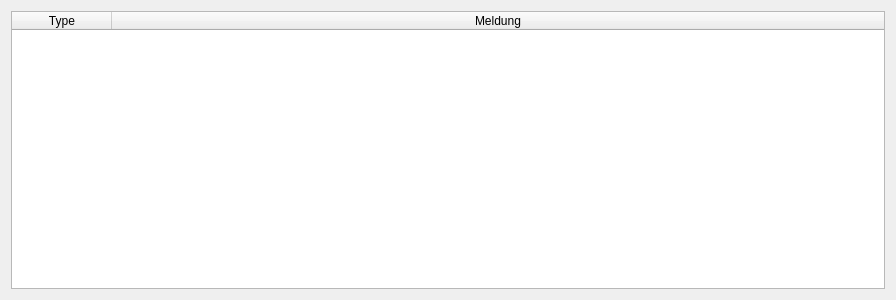
<?xml version="1.0" encoding="UTF-8"?>
<ui version="4.0">
 <class>DisplayAlerts</class>
 <widget class="QDialog" name="DisplayAlerts">
  <property name="geometry">
   <rect>
    <x>0</x>
    <y>0</y>
    <width>896</width>
    <height>300</height>
   </rect>
  </property>
  <property name="windowTitle">
   <string>Dialog</string>
  </property>
  <layout class="QHBoxLayout" name="horizontalLayout">
   <item>
    <widget class="QTableWidget" name="tableWidget">
     <property name="gridStyle">
      <enum>Qt::SolidLine</enum>
     </property>
     <attribute name="horizontalHeaderCascadingSectionResizes">
      <bool>false</bool>
     </attribute>
     <attribute name="horizontalHeaderShowSortIndicator" stdset="0">
      <bool>false</bool>
     </attribute>
     <attribute name="horizontalHeaderStretchLastSection">
      <bool>true</bool>
     </attribute>
     <attribute name="verticalHeaderCascadingSectionResizes">
      <bool>false</bool>
     </attribute>
     <attribute name="verticalHeaderShowSortIndicator" stdset="0">
      <bool>false</bool>
     </attribute>
     <attribute name="verticalHeaderStretchLastSection">
      <bool>false</bool>
     </attribute>
     <column>
      <property name="text">
       <string>Type</string>
      </property>
     </column>
     <column>
      <property name="text">
       <string>Meldung</string>
      </property>
     </column>
    </widget>
   </item>
  </layout>
 </widget>
 <resources/>
 <connections/>
</ui>
